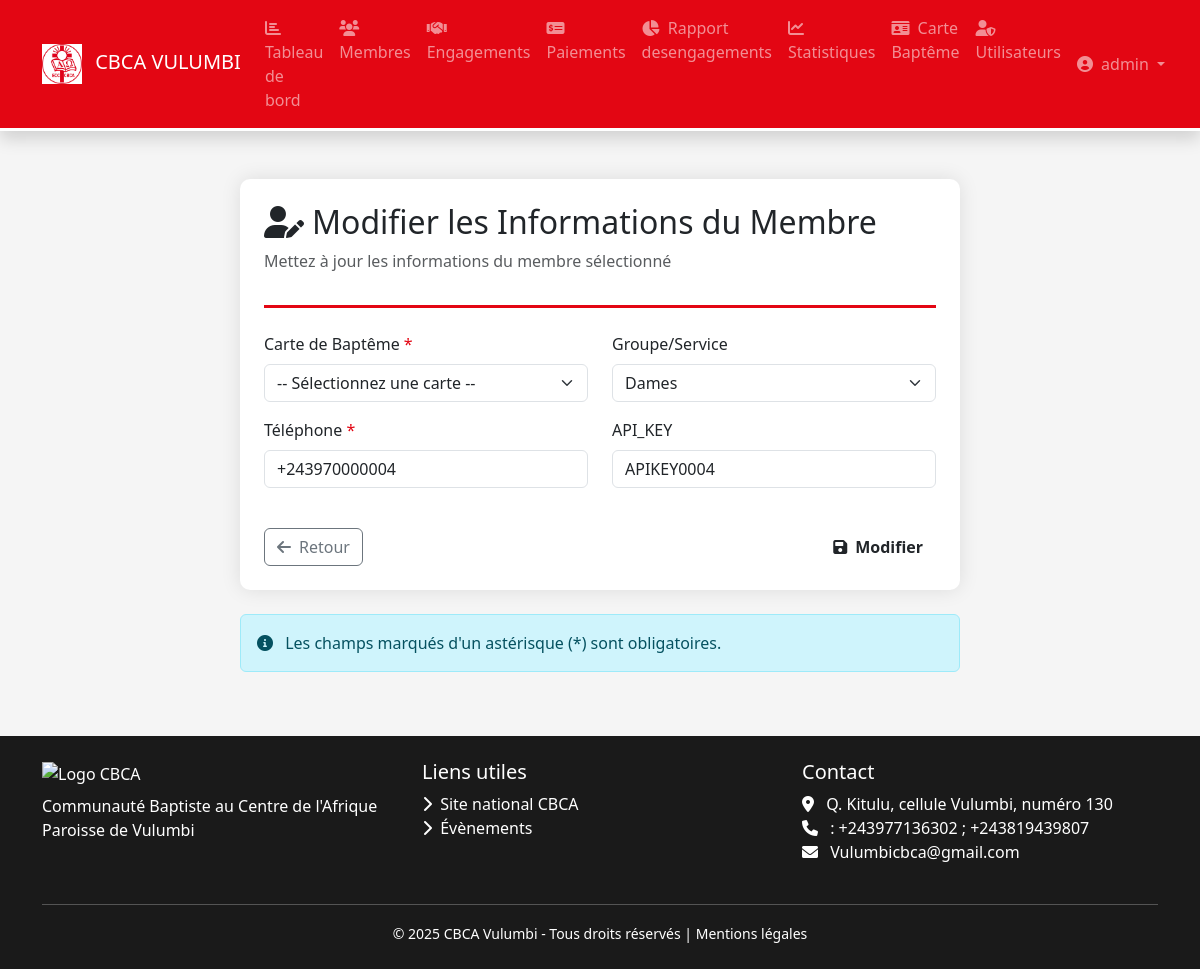
The app's page /membres/modifier/4 (signed in), older data.
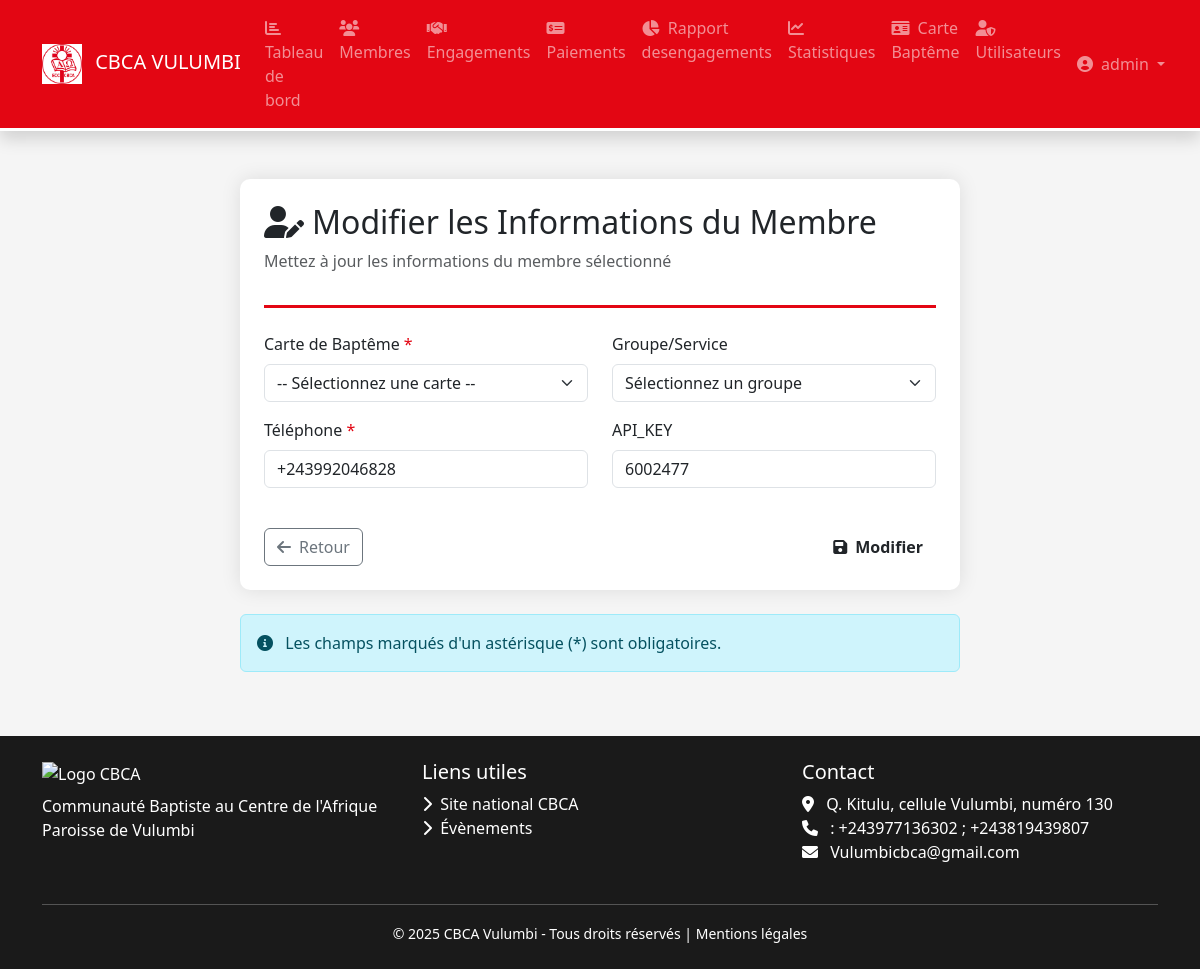
The same page, newer data.
### models.py (models this page shows)
class Membre(db.Model):
    __tablename__ = 'membres'
    id = db.Column(db.Integer, primary_key=True)
    code_membre = db.Column(db.String(20), unique=True)
    telephone = db.Column(db.String(20),nullable=False)
    groupe = db.Column(db.String(50))
    statut = db.Column(db.String(20), default='actif')
    apikey_callmebot = db.Column(db.String(100), nullable=True)
    created_at = db.Column(db.DateTime, default=datetime.utcnow)
    cate_id = db.Column(db.Integer, db.ForeignKey('cartebapteme.id'), nullable=False)
    engagements = db.relationship('Engagement', backref='membre', lazy=True, cascade="all, delete-orphan")
    notifications = db.relationship('Notification', backref='membre', lazy=True, cascade="all, delete-orphan")

### app.py (the view, shortened to what this page needs)
@app.route('/membres/modifier/<int:id>', methods=['GET', 'POST'])
@login_required
def modifier_membre(id):
    from models import Membre, CarteBapteme
    membre = Membre.query.get_or_404(id)
    cartes = CarteBapteme.query.order_by(CarteBapteme.nom).all()
    groupes = ['Chorale', 'Jeunesse', 'Dames', 'Hommes', 'Enfants']
    return render_template('membres/modifier.html', title="Modifier membre", membre=membre, groupes=groupes, cartes=cartes)

### app.py (called while the page is built)
@login_manager.user_loader
def load_user(user_id):
    from models import User
    return User.query.get(int(user_id))

### templates/membres/modifier.html (shortened to what this page needs)
{% extends "base.html" %}
{% block content %}
<div class="container py-4">
    <div class="row justify-content-center">
        <div class="col-lg-8">
            <div class="form-section p-4 mb-4">
                <div class="form-header pb-3 mb-4">
                    <h2 class="text-cbca">
                        <i class="fas fa-user-edit me-2"></i>Modifier les Informations du Membre
                    </h2>
                    <p class="text-muted">Mettez à jour les informations du membre sélectionné</p>
                </div>
                <form method="POST">
                    <div class="row">
                        <div class="col-md-6">
                            <div class="mb-3">
                                <label for="carte" class="form-label required-field">Carte de Baptême</label>
                                <select id="carte" name="carte" class="form-select">
                                    <option value="">-- Sélectionnez une carte --</option>
                                </select>
                            </div>
                            <div class="mb-3">
                                <label for="telephone" class="form-label required-field">Téléphone</label>
                                <input type="tel" class="form-control" id="telephone" name="telephone"
                                       value="{{ membre.telephone }}" required>
                            </div>
                        </div>
                        <div class="col-md-6">
                            <div class="mb-3">
                                <label for="groupe" class="form-label">Groupe/Service</label>
                                <select class="form-select" id="groupe" name="groupe">
                                    <option value="">Sélectionnez un groupe</option>
                                    {% for g in groupes %}
                                    <option value="{{ g }}" {% if membre.groupe == g %}selected{% endif %}>{{ g }}</option>
                                    {% endfor %}
                                </select>
                            </div>
                            <div class="mb-3">
                                <label for="api" class="form-label">API_KEY</label>
                                <input type="text" class="form-control" id="api" name="api"
                                       value="{{ membre.apikey_callmebot }}">
                            </div>
                        </div>
                    </div>
                    <div class="d-flex justify-content-between mt-4">
                        <a href="{{ url_for('liste_membres') }}" class="btn btn-outline-secondary">
                            <i class="fas fa-arrow-left me-2"></i>Retour
                        </a>
                        <button type="submit" class="btn btn-cbca">
                            <i class="fas fa-save me-2"></i>Modifier
                        </button>
                    </div>
                </form>
            </div>
            <div class="alert alert-info">
                <i class="fas fa-info-circle me-2"></i>
                Les champs marqués d'un astérisque (<span class="text-cbca">*</span>) sont obligatoires.
            </div>
        </div>
    </div>
</div>
{% endblock %}

Row changes from the older to the newer data that the page shows:
changed Membre: telephone "+243970000004" → "+243992046828"; api "APIKEY0004" → "6002477"; groupe "Dames" → (not shown)
Text that changed along with them:
form field groupe: (not shown) → "Sélectionnez un groupe"
